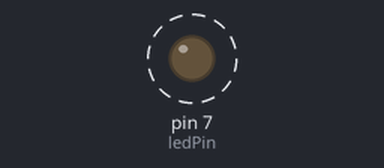
This program was run on a simulated Raspberry Pi (header pin numbers). Shown: output pins drawn as LEDs (lit = HIGH). Dashed ring = blinking. What the program prints to the terminal is not drawn.

Above: at 0.5 s.
Timing chart, 0 to 4.6 s (numbered marks = the images above):
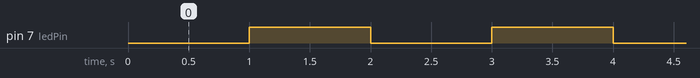

Measured:
- by itself, pin 7 (ledPin): alternates HIGH for 1.0 s and LOW for 1.0 s

The program:

LED.py
```python
#!/usr/bin/python
import RPi.GPIO as GPIO
import time

# Use physical pin numbers
GPIO.setmode(GPIO.BOARD)
# Set up header pin 12 (GPIO18) as an input
ledPin = 7
print "Setup Pin 12 is OutPut..."
GPIO.setup(ledPin, GPIO.OUT)

print "Starting... "
while True:
  print "Set Output False"
  GPIO.output(ledPin, False)
  time.sleep(1)
  print "Set Output True"
  GPIO.output(ledPin, True)
  time.sleep(1)
```
